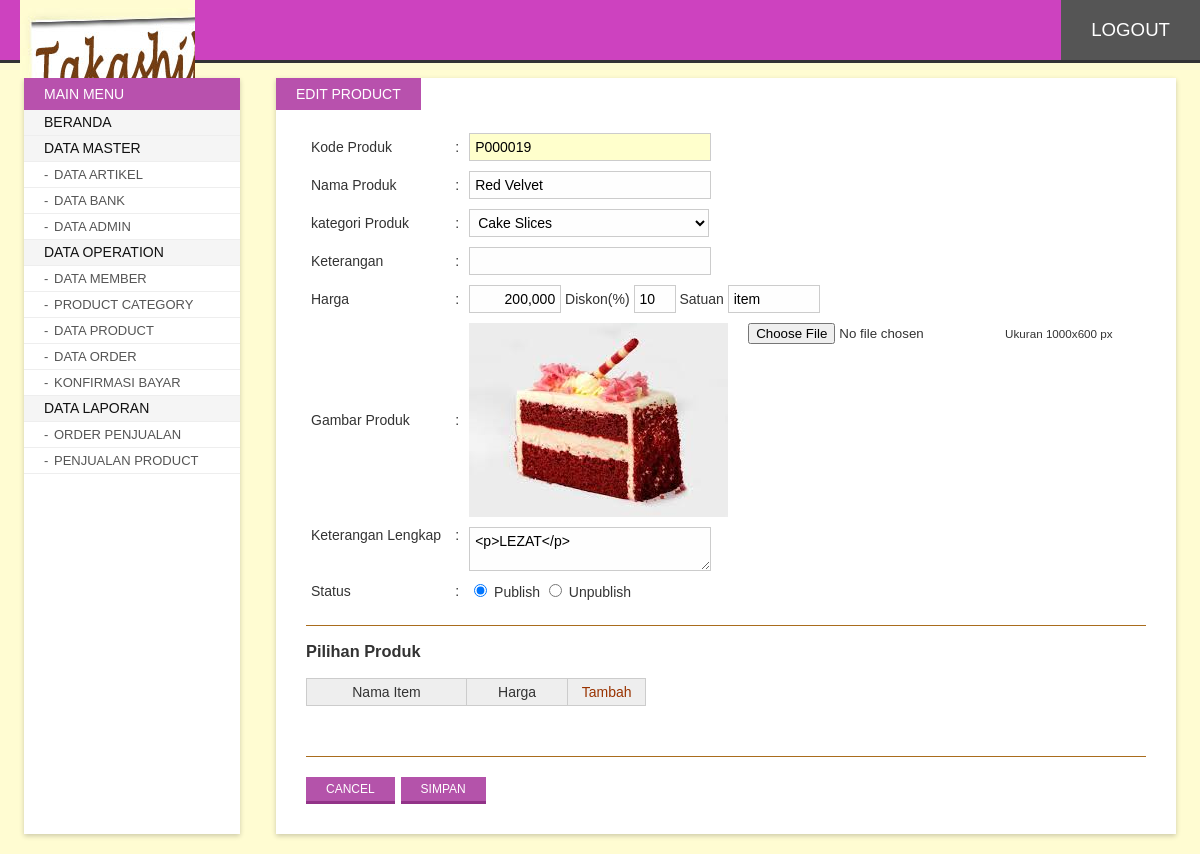
Screenshot of /admin/index.php?p=edProduct&id=19 (signed in) with the database file from the repository.
### tables this page shows
CREATE TABLE `produk` (
  `id` int(10) NOT NULL,
  `kategori_id` int(10) DEFAULT NULL,
  `kode` varchar(10) DEFAULT NULL,
  `nama` varchar(250) DEFAULT NULL,
  `keterangan_singkat` tinytext,
  `keterangan_lengkap` text,
  `gambar` varchar(250) DEFAULT NULL,
  `harga` int(10) DEFAULT NULL,
  `diskon` int(10) DEFAULT '0',
  `satuan` varchar(50) DEFAULT '0',
  `createdate` datetime DEFAULT NULL,
  `lastupdate` timestamp NULL DEFAULT CURRENT_TIMESTAMP ON UPDATE CURRENT_TIMESTAMP,
  `status` int(2) DEFAULT '1' COMMENT '1= available, 0 = non aktif'
);

### include/function.php (called while the page is built, shortened)
<?php
	function html_entities_decode($str){
		if (is_array($str)){
			foreach ($str as $key => $val){
				$str[$key] = html_entities_decode($val);
			}
		} else {
			$str = html_entity_decode($str, ENT_QUOTES | ENT_IGNORE, "UTF-8");
		}
		return $str;
	}
?>

### admin/content/edProduct.php (the view, shortened to what this page needs)
<?php
	$doSql = "SELECT * FROM produk WHERE id='".$_GET['id']."'";
	$doQry = mysql_query($doSql);
	$r = mysql_fetch_array($doQry);
?>
<span class="page-title">Edit Product</span>
<div class="inner">
<form action="" method="post" enctype="multipart/form-data" name="formContent" id="formContent" onsubmit="tinymce.triggerSave(); return validateForm('formContent')">
<table width="100%" border="0" cellspacing="0" cellpadding="5">
  <tr>
      <td width="197">Kode Produk</td>
      <td width="3">:</td>
      <td width="1070"><input type="text" class="input required" name="kode" id="kode" readonly="readonly" style="background:#FFFFCC;" value="<?php echo $r['kode'];?>" /></td>
    </tr>
  <tr>
    <td width="197">Nama Produk</td>
    <td width="3">:</td>
    <td><input type="text" class="input required" name="nama" id="nama" value="<?php echo $r['nama'];?>" /></td>
  </tr>
  <tr>
    <td width="197">kategori Produk</td>
    <td width="3">:</td>
    <td><select class="input required" style="padding:4px; width:240px;" name="kategori_id" id="kategori_id">
      <?php
		$qq = mysql_query("SELECT * FROM kategori");
		while($rr = mysql_fetch_array($qq)){
			$sel = $r['kategori_id']==$rr['id']?'selected':'';
        	echo '<option value="'.$rr['id'].'" '.$sel.'>'.$rr['nama'].'</option>';
		} ?>
    </select></td>
  </tr>
  <tr>
    <td width="197">Keterangan</td>
    <td width="3">:</td>
    <td><input name="keterangan_singkat" type="text" class="input" id="keterangan_singkat" value="<?php echo $r['keterangan_singkat'];?>" /></td>
  </tr>
  <tr>
    <td width="197">Harga</td>
    <td width="3">:</td>
    <td><input name="price" type="text" class="input required price" id="price" style="width:80px;" value="<?php echo $r['harga'];?>" />
Diskon(%)
  <input name="diskon" type="text" class="input number" id="diskon" style="width:30px;" value="<?php echo $r['diskon'];?>" />
Satuan
<input name="satuan" type="text" class="input required" id="satuan" style="width:80px;" value="<?php echo $r['satuan'];?>" /></td>
  </tr>
  <tr>
    <td valign="middle">Gambar Produk</td>
    <td valign="middle">:</td>
    <td valign="middle"><span style="float:left; margin-right:20px;"><img src="../<?php echo $r['gambar'] ?>" alt=""></span>
    	<input type="file" name="upload" id="upload" />
        <small>Ukuran 1000x600 px</small></td>
  </tr>
  <tr>
    <td valign="top">Keterangan Lengkap</td>
    <td valign="top">:</td>
    <td><textarea name="keterangan_lengkap" class="input required" id="keterangan_lengkap"><?php echo html_entities_decode($r['keterangan_lengkap']);?></textarea></td>
  </tr>
  <tr>
    <td>Status</td>
    <td>:</td>
    <td><input name="status" type="radio" id="radio" value="1" <?php echo $r['status']=='1'?'checked="checked"':'';?> />
      Publish
        <input type="radio" name="status" id="radio2" value="0" <?php echo $r['status']=='0'?'checked="checked"':'';?> />
      Unpublish</td>
  </tr>
</table>
<hr />
<h3>Pilihan Produk</h3>
  <table width="340" border="0" cellpadding="5" cellspacing="1" bgcolor="#CCCCCC" id="ticketTable">
   <thead>
    <tr>
      <td width="170" align="center" bgcolor="#EEEEEE">Nama Item</td>
      <td width="100" align="center" bgcolor="#EEEEEE">Harga</td>
      <td width="70" align="center" bgcolor="#EEEEEE"><a href="javascript:void(0);" onclick="addCell();">Tambah</a></td>
    </tr>
   </thead>
  </table>
  <p>&nbsp;</p>
<hr />
  <input type="button" value="Cancel" class="button" onclick="window.location='index.php?p=product';" />
  <input type="submit" value="Simpan" class="button" />
</form>
</div>

### admin/asset/css/style.css (style rules this page uses)
body#bd { font-family:Calibri, Arial, Helvetica, sans-serif; background:#fffcd2; overflow-y:scroll; font-size:14px; color:#333; padding:0; margin:0; }
.button, .button:hover, .button:focus, .animate, .animate:hover, .pagination li a, .pagination li a:hover, .navigation ul li a, .navigation ul li a:hover, .searchform #search, .searchform #search:focus, #listTable tbody tr, #listTable tbody tr:hover { -webkit-transition: all 0.3s ease-in-out; -moz-transition: all 0.3s ease-in-out; -ms-transition: all 0.3s ease-in-out; -o-transition: all 0.3s ease-in-out; transition: all 0.3s ease-in-out; }
a { text-decoration:none; color:#993300; }
.input { border:solid 1px #ccc; background:#FEFEFE; padding:5px 5px; font-size:14px; width:230px; outline:none; font-family:inherit; }
.button { background:#b453aa; color:#fff; font-size:12px; padding:5px 20px; border:none; cursor:pointer; text-transform:uppercase; margin:10px 2px 0 0; border-bottom:solid 3px #923388; }
div.contentwrap span.page-title { text-transform:uppercase; background:#b851ad; padding:8px 20px; position:absolute; color:#fff; left:0; top:0; }
div.contentwrap > .inner { margin:0 30px; font-size:14px; padding:50px 0 30px; }
#formContent hr { background:none; height:0; border:none; border-top:solid 1px #a96c1d; margin:20px 0 10px; clear:both; }

### rows the page displays
produk: kode "P000019", nama "Red Velvet", price "200,000", diskon "10", satuan "item", gambar (picture), keterangan_lengkap "<p>LEZAT</p>", status "☑"

### other values shown
form field kategori_id "Cake Slices"
